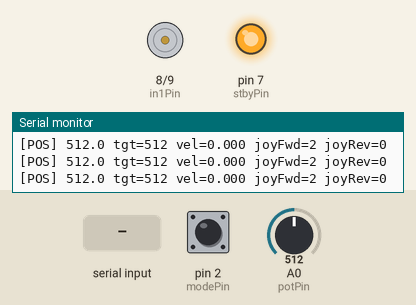
Simulated run of this sketch. Board: Teensy 4. On the bench: motor-driver pin pairs drawn as motors (green arrow = first pin HIGH = forward, orange = second pin HIGH = backward, longer = more drive, scaled by the enable pin, stopped while the standby pin is LOW), output pins drawn as LEDs (lit = HIGH), the last lines printed to the serial monitor. Inputs (shaded band) come from the test bench; at power-on: A0 (potPin) = 512, pin 2 (modePin) LOW.

Above: at 1.3 s.
1.4 s: A0 (potPin) set to 306
2.9 s: pin 2 (modePin) pulled HIGH for 0.15 s
At 4.0 s:
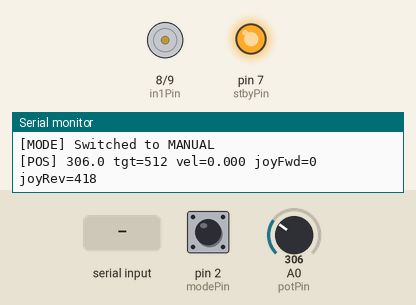
4.5 s: "T90\n" received over Serial
6.0 s: pin 2 (modePin) pulled HIGH for 1 s
At 6.8 s:
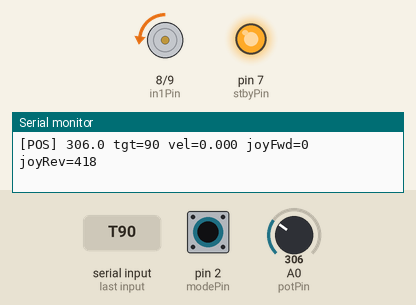
8.5 s: pin 2 (modePin) pulled HIGH for 3.2 s
At 8.9 s:
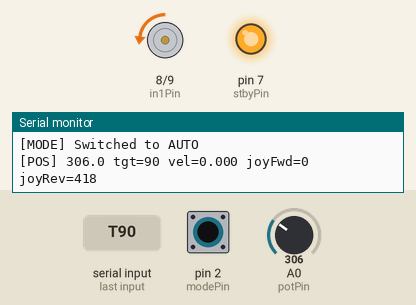
13.2 s: A0 (potPin) set to 716
Timing chart, 0 to 15.7 s (numbered marks = the images above; inputs shaded):
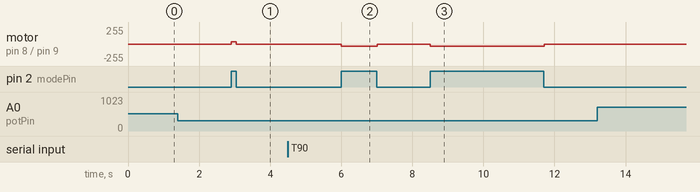

The sketch:

autothrottle-advanced.ino
```cpp
// ======================================================
//  Teensy 4.1 Motorized Throttle (TB6612FNG)
//  Serial A/T + Manual + Mode Echo + Weighted Motion + Joystick Axis
//  + Virtual Detent & Reverse Zone on Lower 50% Travel
// ======================================================
// Wiring summary (single motor channel A):
//   8  -> AIN1
//   9  -> AIN2
//   10 -> PWMA   (PWM output ~25kHz)
//   7  -> STBY   (HIGH to enable; can tie to 5V or control via pin)
//   A0 -> Pot wiper (3.3V max to Teensy)
//   Pot outer legs -> 3.3V / GND
//   VM -> motor power (5–9V typical)
//   VCC -> 5V (logic)
//   GND -> common (Teensy + driver + power supply)
// ======================================================

#include <Arduino.h>

// ---------------- Debug Toggles ----------------
#define DEBUG_MODE   true     // General logging (pos/target/vel)
#define DEBUG_PID    false    // Detailed PID term logging
#define DEBUG_SERIAL true     // Serial command updates
#define DEBUG_REVERSE true    // Log when reverse zone toggles

// ---------------- Pins ----------------
const int potPin  = A0; // this is pin 14 on Teensy 4.1
const int in1Pin  = 8;
const int in2Pin  = 9;
const int pwmPin  = 10;
const int stbyPin = 7;
const int modePin = 2;     // HIGH = A/T active

// ---------------- Tuning / Limits ----------------
bool  invertPot   = false;
const int potMin  = 10;
const int potMax  = 1013;

// Virtual detent: split travel 50/50
const float detentFrac   = 0.5f; // 0.5 = middle of travel
const int   detentCounts = potMin + (int)((potMax - potMin) * detentFrac);

// Slightly more smoothing for heavy feel
const float alphaPos = 0.12;

// Tolerance so lever can settle quietly
const int   deadband = 4;
const int   holdBand = 10;

// PWM limits and ramp (asymmetric: gentle accel, stronger braking)
const int   minPWM          = 35;
const int   maxPWM          = 200;
const int   pwmRampUpStep   = 4;   // smaller = heavier, smoother acceleration
const int   pwmRampDownStep = 14;  // larger = stronger braking near target

// PID gains tuned for smoother motion with stronger braking
const float Kp = 0.7;
const float Ki = 0.015;
const float Kd = 3.5;       // stronger damping near target
const float iClamp   = 120.0;
const float vThresh  = 0.6;

const uint32_t serialTimeoutMs = 200;
uint32_t lastSerialMs = 0;

// ---------------- State ----------------
int   targetCounts;
float posFilt = 0, lastPos = 0, vel = 0, iTerm = 0;
bool  lastMode = false;
int   lastPWM = 0;

// Reverse-zone state (for logging / future logic)
bool  lastReverseActive = false;

// ======================================================
// ---------- TB6612FNG low-level control ---------------
// ======================================================
static inline void enableDriver(bool on) {
  digitalWrite(stbyPin, on ? HIGH : LOW);
}

static inline void driveForward(int pwm) {
  enableDriver(true);
  digitalWrite(in1Pin, HIGH);
  digitalWrite(in2Pin, LOW);
  analogWrite(pwmPin, pwm);
}

static inline void driveReverse(int pwm) {
  enableDriver(true);
  digitalWrite(in1Pin, LOW);
  digitalWrite(in2Pin, HIGH);
  analogWrite(pwmPin, pwm);
}

static inline void coast() {
  analogWrite(pwmPin, 0);
  digitalWrite(in1Pin, LOW);
  digitalWrite(in2Pin, LOW);
  enableDriver(true);
}

static inline void brake() {
  analogWrite(pwmPin, 0);
  digitalWrite(in1Pin, HIGH);
  digitalWrite(in2Pin, HIGH);
  enableDriver(true);
}

// ======================================================
// ---------------- Helper functions --------------------
// ======================================================
int readPot() {
  int r = analogRead(potPin);
  if (invertPot) r = 1023 - r;
  r = constrain(r, potMin, potMax);
  return r;
}

void softHold() {
  float e = (float)targetCounts - posFilt;

  if (fabs(vel) < vThresh && fabs(e) <= holdBand) {
    // Close enough and moving slowly → just coast
    coast();
  } else {
    // Gentle constant push toward target
    int tiny = minPWM;
    if (e > 0) driveForward(tiny);
    else       driveReverse(tiny);
  }
}

// ---------------- Throttle / Reverse mapping ----------
// Map physical position (counts) into:
// - Forward throttle axis (0–1023) using ONLY top 50% of travel
// - Reverse amount 0.0–1.0 in lower 50% of travel
// - reverseActive flag for "below detent" zone
int mapThrottleAndReverse(float posCounts, bool &reverseActive, float &reverseAmount) {
  // Clamp for safety
  float p = posCounts;
  if (p < potMin) p = potMin;
  if (p > potMax) p = potMax;

  if (p < detentCounts) {
    // ---- Reverse zone (below virtual detent) ----
    reverseActive = true;

    // 0.0 at detent, 1.0 at full aft
    reverseAmount = (detentCounts - p) / (float)(detentCounts - potMin);
    if (reverseAmount < 0.0f) reverseAmount = 0.0f;
    if (reverseAmount > 1.0f) reverseAmount = 1.0f;

    // Forward throttle axis stays at idle when in reverse zone
    return 0;
  } else {
    // ---- Forward throttle (top 50% physical travel) ----
    reverseActive = false;
    reverseAmount = 0.0f;

    // Map [detentCounts .. potMax] to [0 .. 1023]
    int val = map((int)p, detentCounts, potMax, 0, 1023);
    if (val < 0) val = 0;
    if (val > 1023) val = 1023;
    return val;
  }
}

// ======================================================
// ---------------- Serial command handler --------------
// ======================================================
void readSerialTarget() {
  while (Serial.available()) {
    static char buf[12];
    static int idx = 0;
    char c = Serial.read();
    if (c == '\n' || c == '\r') {
      buf[idx] = 0;
      if (buf[0] == 'T') {
        int v = atoi(buf + 1);
        v = constrain(v, potMin, potMax);
        targetCounts = v;
        lastSerialMs = millis();
        if (DEBUG_SERIAL) {
          Serial.print("[CMD] New target: ");
          Serial.println(targetCounts);
        }
      }
      idx = 0;
    } else if (idx < (int)sizeof(buf) - 1) {
      buf[idx++] = c;
    } else idx = 0;
  }
}

// ======================================================
// ---------------- PID control loop --------------------
// ======================================================
void runControlToTarget() {
  float e = (float)targetCounts - posFilt;

  // Inside tight deadband → don't bother with full PID, just soft-hold
  if (fabs(e) <= deadband) {
    iTerm *= 0.98f;   // bleed off integral slowly
    softHold();
    if (DEBUG_PID) {
      Serial.print("[PID] Hold e=");
      Serial.println(e, 2);
    }
    return;
  }

  // --- Full PID ---
  float pTerm = Kp * e;
  iTerm += Ki * e;
  iTerm = constrain(iTerm, -iClamp, iClamp);
  float dTerm = -Kd * vel;
  float u = pTerm + iTerm + dTerm;

  int pwm = (int)fabs(u);
  pwm = constrain(pwm, 0, maxPWM);
  if (pwm > 0 && pwm < minPWM) pwm = minPWM;

  // --- Distance-based speed cap near target (smoother arrival) ---
  float eAbs = fabs(e);
  const float slowDownDist = 120.0f; // counts: within this, start capping max speed
  if (eAbs < slowDownDist) {
    int dynamicMax = minPWM + (int)((maxPWM - minPWM) * (eAbs / slowDownDist));
    if (dynamicMax < minPWM) dynamicMax = minPWM;
    pwm = min(pwm, dynamicMax);
  }

  // --- Asymmetric ramp: gentle accel, stronger braking ---
  if (pwm > lastPWM) {
    int delta = pwm - lastPWM;
    if (delta > pwmRampUpStep) {
      pwm = lastPWM + pwmRampUpStep;   // accelerate slowly
    }
  } else {
    int delta = lastPWM - pwm;
    if (delta > pwmRampDownStep) {
      pwm = lastPWM - pwmRampDownStep; // brake harder
    }
  }
  lastPWM = pwm;

  if (DEBUG_PID) {
    Serial.print("[PID] e=");
    Serial.print(e, 1);
    Serial.print(" vel=");
    Serial.print(vel, 3);
    Serial.print(" P=");
    Serial.print(pTerm, 2);
    Serial.print(" I=");
    Serial.print(iTerm, 2);
    Serial.print(" D=");
    Serial.print(dTerm, 2);
    Serial.print(" u=");
    Serial.print(u, 2);
    Serial.print(" pwm=");
    Serial.println(pwm);
  }

  if (u > 0)      driveForward(pwm);
  else if (u < 0) driveReverse(pwm);
  else            coast();
}

// ======================================================
// ---------------- Setup & main loop -------------------
// ======================================================
void setup() {
  pinMode(in1Pin, OUTPUT);
  pinMode(in2Pin, OUTPUT);
  pinMode(pwmPin, OUTPUT);
  pinMode(stbyPin, OUTPUT);
  pinMode(modePin, INPUT_PULLDOWN);

  analogWriteResolution(8);
  analogWriteFrequency(pwmPin, 25000);
  analogWrite(pwmPin, 0);
  enableDriver(true);

  int raw = readPot();
  posFilt = raw;
  lastPos = raw;
  targetCounts = raw;
  coast();

  Serial.begin(115200);
  delay(100);
  Serial.println("Throttle ready (Weighted Motion + Joystick + Virtual Detent)");
}

void loop() {
  // ---- Mode input ----
  bool atMode = digitalRead(modePin);
  if (atMode != lastMode) {
    Serial.print("[MODE] Switched to ");
    Serial.println(atMode ? "AUTO" : "MANUAL");
    lastMode = atMode;
  }

  // ---- Position & velocity ----
  int posRaw = readPot();
  posFilt += alphaPos * (posRaw - posFilt);

  static uint32_t lastMs = millis();
  uint32_t now = millis();
  float dt = max<uint32_t>(1, now - lastMs);
  vel = (posFilt - lastPos) / dt;   // counts per ms
  lastPos = posFilt;
  lastMs = now;

  // ---- Throttle + reverse mapping ----
  bool  reverseActive = false;
  float reverseAmount = 0.0f;
  int   joyThrottle   = mapThrottleAndReverse(posFilt, reverseActive, reverseAmount);

  // Main throttle axis uses only top 50% of physical travel
  Joystick.sliderLeft(joyThrottle);                 // “Throttle Axis” in MSFS (0–1023)

  // Optional: expose reverse thrust amount on second slider axis
  // Map 0.0–1.0 → 0–1023
  int joyReverse = (int)(reverseAmount * 1023.0f);
  Joystick.sliderRight(joyReverse);

  // Log transitions into/out of reverse zone
  if (reverseActive != lastReverseActive) {
    lastReverseActive = reverseActive;
    if (DEBUG_REVERSE) {
      Serial.print("[REV] ");
      Serial.println(reverseActive ? "ENTER reverse zone" : "EXIT reverse zone");
    }
  }

  // ---- Serial target ----
  readSerialTarget();

  // ---- Mode behavior ----
  bool haveATcmd = (millis() - lastSerialMs) <= serialTimeoutMs;

  if (atMode) {
    if (haveATcmd) {
      runControlToTarget();
    } else {
      softHold();
    }
  } else {
    coast();  // free motion when manual
  }

  // ---- General debug output ----
  if (DEBUG_MODE && (millis() % 500 < 15)) {
    Serial.print("[POS] ");
    Serial.print(posFilt, 1);
    Serial.print(" tgt=");
    Serial.print(targetCounts);
    Serial.print(" vel=");
    Serial.print(vel, 3);
    Serial.print(" joyFwd=");
    Serial.print(joyThrottle);
    Serial.print(" joyRev=");
    Serial.println(joyReverse);
  }

  delay(10);
}
```

Measured:
- after the input at 2.9 s, motor on pin 8 (in1Pin) / pin 9 (in2Pin): stopped → forward 35/255 at once, → stopped 0.15 s later
- after the input at 6.0 s, motor on pin 8 (in1Pin) / pin 9 (in2Pin): stopped → backward 35/255 at once, → stopped 1.0 s later
- after the input at 8.5 s, motor on pin 8 (in1Pin) / pin 9 (in2Pin): stopped → backward 35/255 at once, → stopped 3.2 s later
